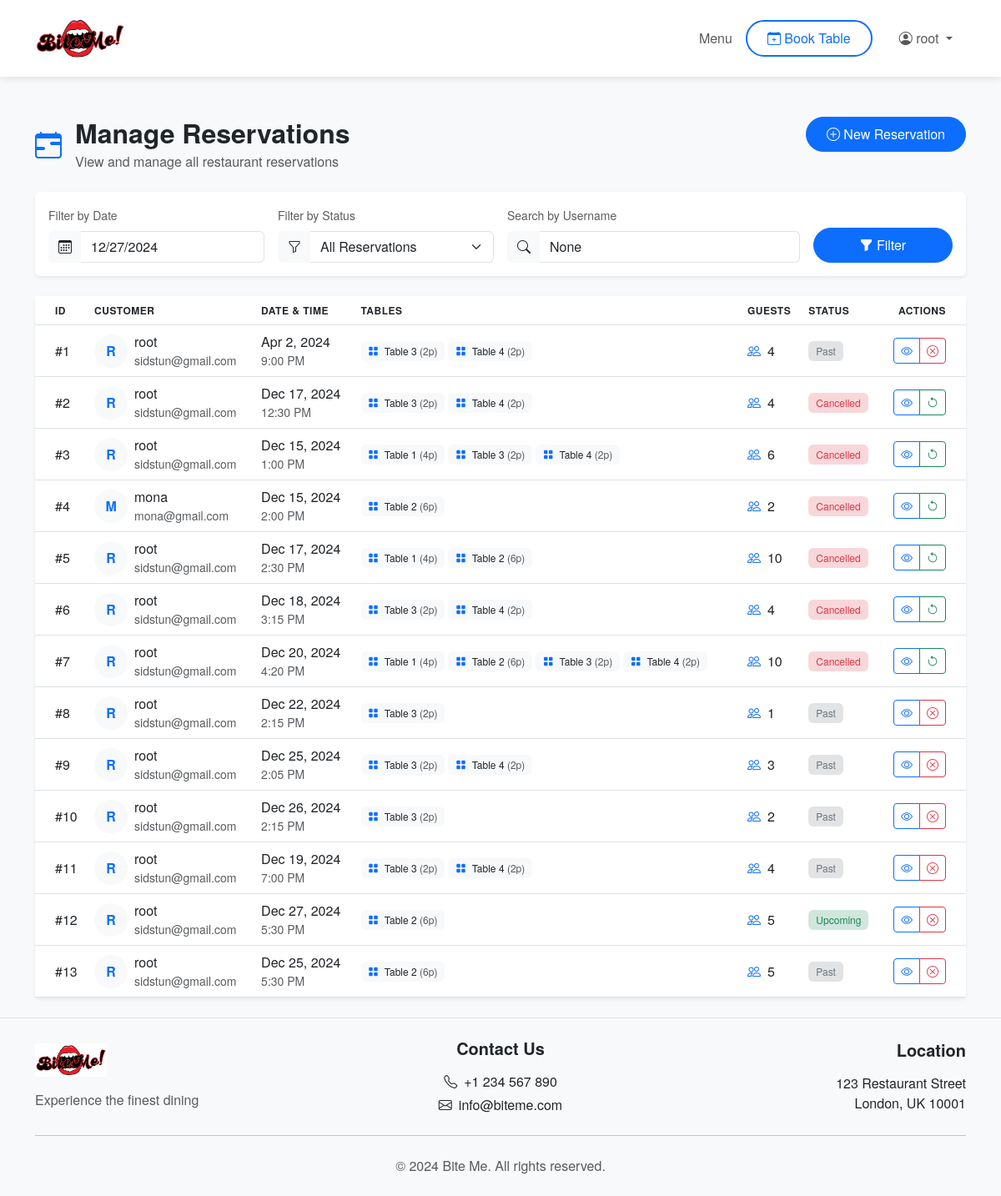
Page /manage/reservations/ (signed in) on the earlier database version.
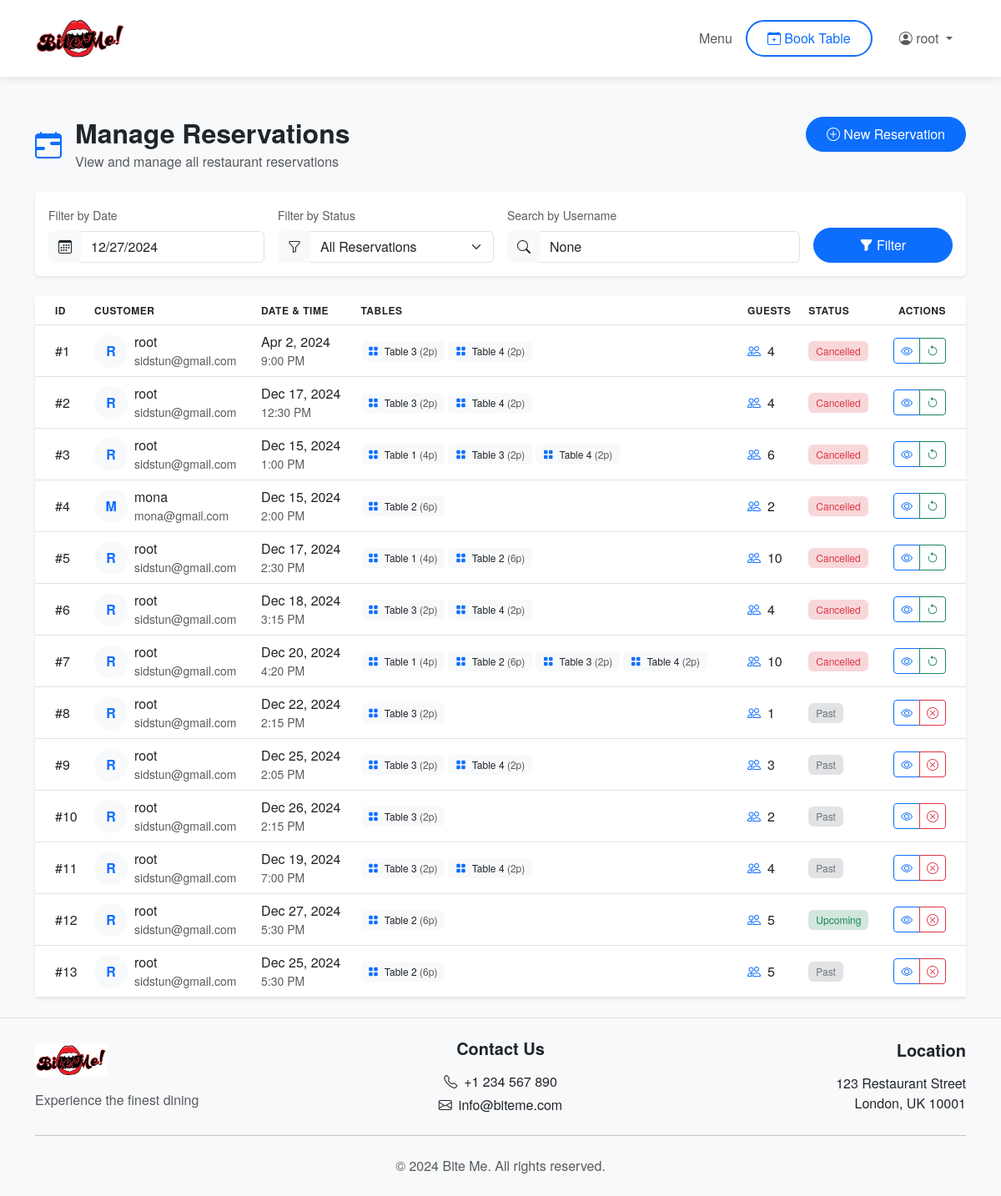
Same page on the later database version.
### booking/models.py (models this page shows, shortened)
class Reservation(models.Model):
    user = models.ForeignKey(User, on_delete=models.CASCADE, related_name='reservations')
    date = models.DateField()
    time = models.TimeField()
    guests = models.IntegerField()
    tables = models.ManyToManyField(Table, related_name='reservations', blank=True)
    created_at = models.DateTimeField(default=timezone.now)
    canceled = models.BooleanField(default=False)

### booking/views.py (the view, shortened to what this page needs)
# urls.py: path('manage/reservations/', admin_reservations_view, name='admin_reservations'),
@user_passes_test(lambda u: u.is_staff)
def admin_reservations_view(request):
    date_filter = request.GET.get('date')
    status_filter = request.GET.get('status')
    search_query = request.GET.get('search')
    reservations = Reservation.objects.select_related('user').prefetch_related('tables').all()
    if date_filter:
        try:
            filter_date = datetime.strptime(date_filter, '%Y-%m-%d').date()
            reservations = reservations.filter(date=filter_date)
        except ValueError:
            pass
    if search_query:
        reservations = reservations.filter(
            user__username__icontains=search_query
        )
    for reservation in reservations:
        reservation.total_capacity = sum(table.capacity for table in reservation.tables.all())
    context = {
        'reservations': reservations,
        'today': datetime.now().date(),
        'date_filter': date_filter,
        'status_filter': status_filter,
        'search_query': search_query
    }
    return render(request, 'booking/admin/reservations.html', context)

### booking/templates/booking/admin/reservations.html (shortened to what the changed rows need)
{% extends 'booking/base.html' %}
{% load static %}
{% block content %}
<div class="container py-4">
    <div class="row mb-4">
        <div class="col-lg-8">
            <div class="d-flex align-items-center">
                <div>
                    <h2 class="mb-1">Manage Reservations</h2>
                </div>
            </div>
        </div>
    </div>
    <div class="card border-0 shadow-sm">
        <div class="table-responsive">
            <table class="table table-hover align-middle mb-0">
                <thead class="bg-light">
                    <tr>
                        <th class="ps-4">ID</th>
                        <th>Customer</th>
                        <th>Date & Time</th>
                        <th>Tables</th>
                        <th>Guests</th>
                        <th>Status</th>
                        <th class="text-end pe-4">Actions</th>
                    </tr>
                </thead>
                <tbody>
                    {% for reservation in reservations %}
                        <tr>
                            <td class="ps-4 fw-medium">#{{ reservation.id }}</td>
                            <td>
                                <div class="d-flex align-items-center">
                                    <div class="avatar-initial rounded-circle bg-light text-primary me-2">
                                        {{ reservation.user.username|make_list|first|upper }}
                                    </div>
                                    <div>
                                        <div class="fw-medium">{{ reservation.user.username }}</div>
                                        <div class="small text-muted">{{ reservation.user.email }}</div>
                                    </div>
                                </div>
                            </td>
                            <td>
                                <div class="fw-medium">{{ reservation.date|date:"M j, Y" }}</div>
                                <div class="small text-muted">{{ reservation.time|time:"g:i A" }}</div>
                            </td>
                            <td>
                                <div class="d-flex align-items-center flex-wrap gap-1">
                                    {% for table in reservation.tables.all %}
                                        <span class="badge bg-light text-dark">
                                            <i class="bi bi-grid-fill text-primary me-1"></i>
                                            Table {{ table.number }}
                                            <span class="text-muted">({{ table.capacity }}p)</span>
                                        </span>
                                    {% empty %}
                                        <span class="text-muted small">
                                            <i class="bi bi-exclamation-circle me-1"></i>
                                            No tables assigned
                                        </span>
                                    {% endfor %}
                                </div>
                            </td>
                            <td>
                                <div class="d-flex align-items-center">
                                    <i class="bi bi-people text-primary me-2"></i>
                                    {{ reservation.guests }}
                                </div>
                            </td>
                            <td>
                                {% if reservation.canceled %}
                                    <span class="badge bg-danger-subtle text-danger">Cancelled</span>
                                {% elif reservation.date < today %}
                                    <span class="badge bg-secondary-subtle text-secondary">Past</span>
                                {% else %}
                                    <span class="badge bg-success-subtle text-success">Upcoming</span>
                                {% endif %}
                            </td>
                            <td class="text-end pe-4">
                                <div class="btn-group">
                                    <button type="button" class="btn btn-sm btn-outline-primary"
                                            data-bs-toggle="modal" data-bs-target="#detailsModal{{ reservation.id }}">
                                        <i class="bi bi-eye"></i>
                                    </button>
                                    {% if not reservation.canceled %}
                                        <button type="button" class="btn btn-sm btn-outline-danger"
                                                onclick="confirmCancel('{{ reservation.id }}')">
                                            <i class="bi bi-x-circle"></i>
                                        </button>
                                    {% else %}
                                        <button type="button" class="btn btn-sm btn-outline-success"
                                                onclick="confirmRestore('{{ reservation.id }}')">
                                            <i class="bi bi-arrow-counterclockwise"></i>
                                        </button>
                                    {% endif %}
                                </div>
                            </td>
                        </tr>
                    {% endfor %}
                </tbody>
            </table>
        </div>
    </div>
</div>
{% endblock %}

Differences in the rows shown:
changed Reservation "Apr 2, 2024": canceled "Past" → "Cancelled"
